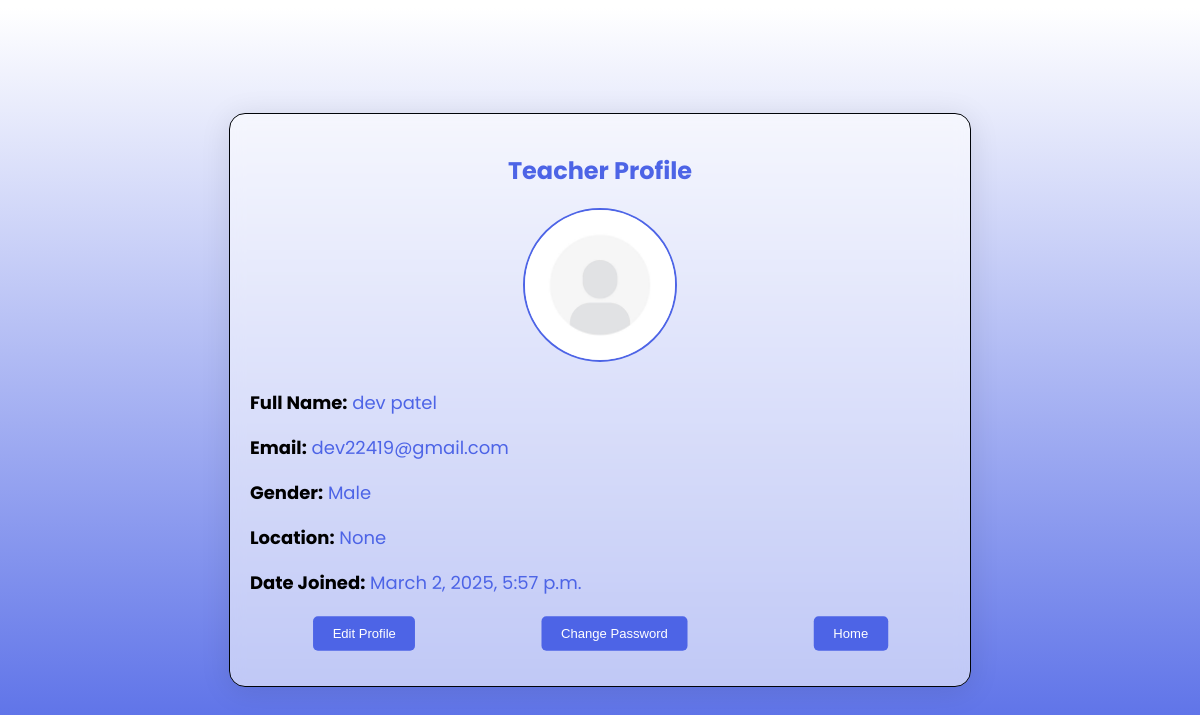
Screenshot of /profile/ (signed in) with the database file from the repository.
### login/models.py (models this page shows, shortened)
class User(AbstractBaseUser, PermissionsMixin):
    email = models.EmailField(unique=True)
    first_name = models.CharField(max_length=50)
    last_name = models.CharField(max_length=50)
    is_student = models.BooleanField(default=False)
    is_teacher = models.BooleanField(default=False)
    is_verified = models.BooleanField(default=False)
    otp = models.CharField(max_length=6, blank=True, null=True)
    prn = models.CharField(max_length=20, blank=True, null=True)
    is_staff = models.BooleanField(default=False)
    is_active = models.BooleanField(default=True)
    profile_picture = models.ImageField(upload_to='profile_pics/', blank=True, null=True)
    GENDER_CHOICES = [
        ('Male', 'Male'),
        ('Female', 'Female'),
        ('Other', 'Other'),
    ]
    gender = models.CharField(max_length=10, choices=GENDER_CHOICES, default='Male')
    location = models.CharField(max_length=100, blank=True, null=True)
    date_joined = models.DateTimeField(auto_now_add=True)
    USERNAME_FIELD = 'email'
    REQUIRED_FIELDS = ['first_name', 'last_name']
    objects = CustomUserManager()
    groups = models.ManyToManyField(
        'auth.Group',
        related_name='custom_user_set',
        blank=True,
        help_text='The groups this user belongs to. A user will get all permissions granted to each of their groups.',
        verbose_name='groups',
    )
    user_permissions = models.ManyToManyField(
        'auth.Permission',
        related_name='custom_user_set',
        blank=True,
        help_text='Specific permissions for this user.',
        verbose_name='user permissions',
    )

### login/views.py (the view)
# urls.py: path('profile/', profile_view, name='profile_view'),
@login_required
def profile_view(request):
    user = request.user
    if request.method == 'POST':
        profile_form = ProfileForm(request.POST, request.FILES, instance=user)
        if profile_form.is_valid():
            user = profile_form.save(commit=False)
            if profile_form.cleaned_data.get('password'):
                user.set_password(profile_form.cleaned_data['password'])
                update_session_auth_hash(request, user)
            user.save()
            messages.success(request, 'Your profile has been updated successfully.')
            return redirect('profile_view')
    else:
        profile_form = ProfileForm(instance=user)
    if user.is_student:
        return render(request, 'profile_student.html', {'profile_form': profile_form})
    elif user.is_teacher:
        return render(request, 'profile_teacher.html', {'profile_form': profile_form})
    else:
        return render(request, 'profile.html', {'profile_form': profile_form})  # Default for any other type

### login/templates/profile_teacher.html (shortened to what this page needs)
<!DOCTYPE html>
{% load static %}
<html lang="en">
<head>
</head>
<body>
    <div class="profile-container">
        <h2>Teacher Profile</h2>
        <div class="profile-img-section">
            {% if user.profile_picture %}
            <img src="{{ user.profile_picture.url }}" alt="Profile Image" class="profile-img" id="profile-img">
            {% else %}
            <img src="{% static 'images/profile.jpg' %}" alt="Default Profile Image" class="profile-img" id="profile-img">
            {% endif %}
        </div>
        <div class="profile-details">
            <p><strong>Full Name:</strong> {{ user.first_name }} {{ user.last_name }}</p>
            <p><strong>Email:</strong> {{ user.email }}</p>
            <p><strong>Gender:</strong> {{ user.gender }}</p>
            <p><strong>Location:</strong> {{ user.location }}</p>
            <p><strong>Date Joined:</strong> {{ user.date_joined }}</p>
        </div>
        <div class="btn-container">
            <button class="profile-btn" id="editProfileBtn">Edit Profile</button>
            <button class="profile-btn"><a href="{% url 'request_password_change' %}">Change Password</a></button>
            <button class="profile-btn"><a href="{% url 'teacher_home' %}">Home</a></button>
        </div>
    </div>
</body>
</html>

### login/templates/profile_teacher.html (style rules this page uses)
:root { --foreground: #4d64e6; --background: #80af81; --main-bg: #d6efd8; --alert-bg: #ffdb4d; --alert-text: #333; }
body { margin: 0; background: linear-gradient(0deg, #4d64e6 0%, #ffffff 99%); font-family: "Poppins"; display: flex; justify-content: center; align-items: center; height: 100vh; }
.profile-container { padding: 20px; background: rgba(255, 255, 255, 0.59); border-radius: 16px; box-shadow: 0 4px 30px rgba(0, 0, 0, 0.1); backdrop-filter: blur(7.3px); -webkit-backdrop-filter: blur(7.3px); border: 1px solid rgba(1, 4, 9, 1); max-width: 700px; width: 90%; }
.profile-container h2 { text-align: center; margin-bottom: 20px; color: var(--foreground); }
.profile-details, .profile-img-section { margin-bottom: 20px; }
.profile-details { text-align: left; color: var(--foreground); }
.profile-details p { font-size: 18px; margin-bottom: 10px; }
.profile-details p strong { color: #000; }
.profile-img-section { text-align: center; }
.profile-img { width: 150px; height: 150px; border-radius: 50%; object-fit: cover; border: 2px solid var(--foreground); }
.btn-container { display: flex; justify-content: space-around; }
.profile-btn { padding: 10px 20px; background-color: var(--foreground); border-radius: 5px; color: #fff; border: none; cursor: pointer; margin-bottom: 15px; transform: scale(0.98); transition: 0.3s ease-in-out; }
.profile-btn a { color: white; text-decoration: none; }

### rows the page displays
User: first_name "dev", last_name "patel", email "dev22419@gmail.com", gender "Male", location "None", date_joined "March 2, 2025, 5:57 p.m."
